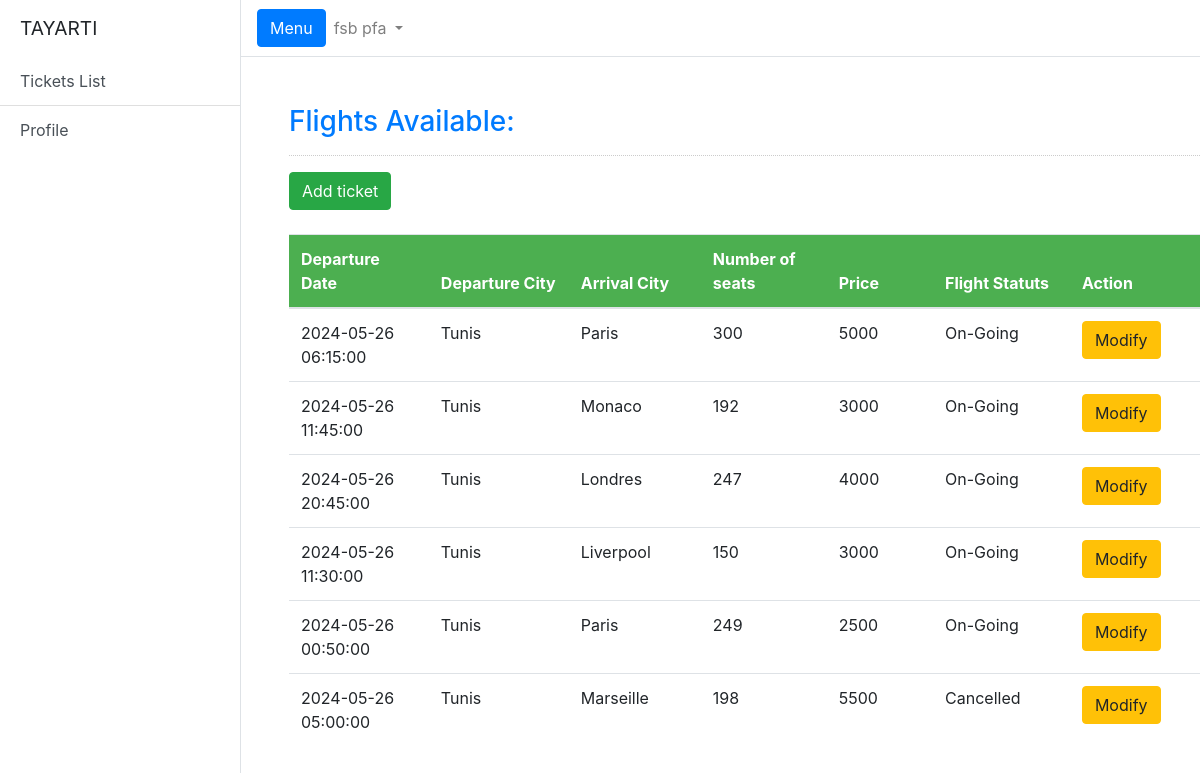
The app's page /view/admin.php (signed in) with its own data.
### tables this page shows
CREATE TABLE IF NOT EXISTS `vols` (
  `id` int(11) NOT NULL AUTO_INCREMENT,
  `depart` varchar(254) DEFAULT NULL,
  `destination` varchar(254) DEFAULT NULL,
  `date_depart` timestamp NULL DEFAULT NULL,
  `num_place` int(11) DEFAULT NULL,
  `prix` int(11) DEFAULT NULL,
  `statut` varchar(100) NOT NULL,
  PRIMARY KEY (`id`)
);

### model/volsclass.php (called while the page is built, shortened)
<?php
class Vol
{
	function __construct()
	{
		$this->conn = new mysqli("localhost", "root", "", "tayarti");
	}
	function vol_show_all()
	{
		$query = "SELECT * from vols";
		$stmt = $this->conn->prepare($query);
		$stmt->execute();
		$result = $stmt->get_result();
		return  $result;
	}
}

### view/admin.php (the view, shortened to what this page needs)
<?php
include('../model/volsclass.php');
?>
<!DOCTYPE html>
<html lang="en">
<head>
	<link rel="stylesheet" href="https://stackpath.bootstrapcdn.com/bootstrap/4.4.1/css/bootstrap.min.css">
	<link href="../public/css/simple-sidebar.css" rel="stylesheet">
	<link type="text/css" rel="stylesheet" href="../public/css/table.css" />
</head>
<body>
	<div class="d-flex" id="wrapper">
		<div class="bg-lights border-right" id="sidebar-wrapper">
			<div class="sidebar-heading">TAYARTI</div>
			<div class="list-group list-group-flush">
				<a href="admin.php" class="list-group-item list-group-item-action bg-lights">Tickets List</a>
				<a href="admin_profile.php" class="list-group-item list-group-item-action bg-lights">Profile</a>
			</div>
		</div>
		<div id="page-content-wrapper">
			<nav class="navbar navbar-expand-lg navbar-light bg-lights border-bottom">
				<button class="btn btn-primary" id="menu-toggle"> Menu</button>
				<div class="collapse navbar-collapse" id="navbarSupportedContent">
					<?php if (isset($_SESSION['nom']) && isset($_SESSION['prenom']) && isset($_SESSION['statut'])) { ?>
						<ul class="navbar-nav ">
							<li class="nav-item dropdown">
								<a class="nav-link dropdown-toggle" href="#" id="navbarDropdown" role="button" data-toggle="dropdown" aria-haspopup="true" aria-expanded="false">
									<?= $_SESSION["nom"]; ?> <?= $_SESSION["prenom"]; ?>
								</a>
							</li>
						</ul>
					<?php }; ?>
			</nav>
			<div class="col-md-12 well" style="margin: 3%;padding: 2%;">
				<h3 class="text-primary">Flights Available:</h3>
				<hr style="border-top:1px dotted #ccc;" />
				<button type="button" class="btn btn-success" data-toggle="modal" data-target="#form_modal"><span class="glyphicon glyphicon-plus"></span> Add ticket</button>
				<br /><br />
				<table class="table " id="table">
					<thead class="alert-success">
						<tr>
							<th>Departure Date</th>
							<th>Departure City</th>
							<th>Arrival City</th>
							<th>Number of seats</th>
							<th>Price</th>
							<th>Flight Statuts</th>
							<th>Action</th>
						</tr>
					</thead>
					<tbody style="background-color:#fff;">
						<?php
						$vol = new Vol();
						$res = $vol->vol_show_all();
						while ($fetch = mysqli_fetch_array($res)) {
						?>
							<tr>
								<td><?php echo $fetch['date_depart'] ?></td>
								<td><?php echo $fetch['depart'] ?></td>
								<td><?php echo $fetch['destination'] ?></td>
								<td><?php echo $fetch['num_place'] ?></td>
								<td><?php echo $fetch['prix'] ?></td>
								<td><?php echo $fetch['statut'] ?></td>
								<td><button class="btn btn-warning" data-toggle="modal" type="button" data-target="#update_modal<?php echo $fetch['id'] ?>"><span class="glyphicon glyphicon-edit"></span> Modify</button></td>
							</tr>
						<?php
							include 'vol_update.php';
						}
						?>
</body>
</html>

### public/css/simple-sidebar.css (style rules this page uses)
body { overflow-x: hidden; }
#sidebar-wrapper { min-height: 100vh; margin-left: -15rem; -webkit-transition: margin 0.25s ease-out; -moz-transition: margin 0.25s ease-out; -o-transition: margin 0.25s ease-out; transition: margin 0.25s ease-out; }
#sidebar-wrapper .sidebar-heading { padding: 0.875rem 1.25rem; font-size: 1.2rem; }
#sidebar-wrapper .list-group { width: 15rem; }
#page-content-wrapper { min-width: 100vw; }
@media (min-width: 768px) { #sidebar-wrapper { margin-left: 0; } }
@media (min-width: 768px) { #page-content-wrapper { min-width: 0; width: 100%; } }

### public/css/table.css (style rules this page uses)
#table th { padding-top: 12px; padding-bottom: 12px; text-align: left; background-color: #4caf50; color: white; width: 400px; }

### records on screen
vols: date_depart "2024-05-26 06:15:00", depart "Tunis", destination "Paris", num_place "300", prix "5000", statut "On-Going"
vols: date_depart "2024-05-26 11:45:00", depart "Tunis", destination "Monaco", num_place "192", prix "3000", statut "On-Going"
vols: date_depart "2024-05-26 20:45:00", depart "Tunis", destination "Londres", num_place "247", prix "4000", statut "On-Going"
vols: date_depart "2024-05-26 11:30:00", depart "Tunis", destination "Liverpool", num_place "150", prix "3000", statut "On-Going"
vols: date_depart "2024-05-26 00:50:00", depart "Tunis", destination "Paris", num_place "249", prix "2500", statut "On-Going"
vols: date_depart "2024-05-26 05:00:00", depart "Tunis", destination "Marseille", num_place "198", prix "5500", statut "Cancelled"

### other values on screen
$_SESSION["nom"] "fsb"
$_SESSION["prenom"] "pfa"
